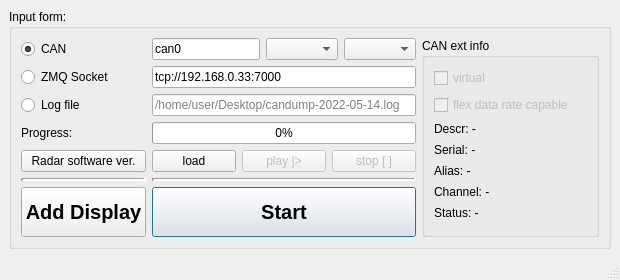
<?xml version="1.0" encoding="UTF-8"?>
<ui version="4.0">
 <class>MainWindow</class>
 <widget class="QMainWindow" name="MainWindow">
  <property name="windowModality">
   <enum>Qt::ApplicationModal</enum>
  </property>
  <property name="geometry">
   <rect>
    <x>0</x>
    <y>0</y>
    <width>620</width>
    <height>280</height>
   </rect>
  </property>
  <property name="maximumSize">
   <size>
    <width>620</width>
    <height>280</height>
   </size>
  </property>
  <property name="focusPolicy">
   <enum>Qt::ClickFocus</enum>
  </property>
  <property name="windowTitle">
   <string>RadarVisual</string>
  </property>
  <property name="windowIcon">
   <iconset>
    <normaloff>icon.ico</normaloff>icon.ico</iconset>
  </property>
  <widget class="QWidget" name="centralwidget">
   <layout class="QGridLayout" name="gridLayout_3">
    <item row="0" column="0">
     <widget class="QGroupBox" name="gBInput">
      <property name="title">
       <string>Input form:</string>
      </property>
      <layout class="QGridLayout" name="gridLayout_2">
       <item row="3" column="0">
        <widget class="QLabel" name="lProgress">
         <property name="text">
          <string>Progress:</string>
         </property>
        </widget>
       </item>
       <item row="1" column="0">
        <widget class="QRadioButton" name="rBInpZMQ">
         <property name="text">
          <string>ZMQ Socket</string>
         </property>
        </widget>
       </item>
       <item row="6" column="0">
        <widget class="QPushButton" name="pBAddDisplay">
         <property name="sizePolicy">
          <sizepolicy hsizetype="Minimum" vsizetype="Expanding">
           <horstretch>0</horstretch>
           <verstretch>0</verstretch>
          </sizepolicy>
         </property>
         <property name="font">
          <font>
           <pointsize>15</pointsize>
           <bold>true</bold>
          </font>
         </property>
         <property name="text">
          <string>Add Display</string>
         </property>
        </widget>
       </item>
       <item row="4" column="1">
        <layout class="QHBoxLayout" name="hLButtons">
         <item>
          <widget class="QPushButton" name="pBLoadFile">
           <property name="sizePolicy">
            <sizepolicy hsizetype="Minimum" vsizetype="Fixed">
             <horstretch>0</horstretch>
             <verstretch>0</verstretch>
            </sizepolicy>
           </property>
           <property name="text">
            <string>load</string>
           </property>
          </widget>
         </item>
         <item>
          <widget class="QPushButton" name="pBPlayFile">
           <property name="enabled">
            <bool>false</bool>
           </property>
           <property name="sizePolicy">
            <sizepolicy hsizetype="Minimum" vsizetype="Fixed">
             <horstretch>0</horstretch>
             <verstretch>0</verstretch>
            </sizepolicy>
           </property>
           <property name="text">
            <string>play |&gt;</string>
           </property>
          </widget>
         </item>
         <item>
          <widget class="QPushButton" name="pBStopFile">
           <property name="enabled">
            <bool>false</bool>
           </property>
           <property name="sizePolicy">
            <sizepolicy hsizetype="Minimum" vsizetype="Fixed">
             <horstretch>0</horstretch>
             <verstretch>0</verstretch>
            </sizepolicy>
           </property>
           <property name="text">
            <string>stop [ ]</string>
           </property>
          </widget>
         </item>
        </layout>
       </item>
       <item row="5" column="1">
        <widget class="Line" name="lnSep2">
         <property name="sizePolicy">
          <sizepolicy hsizetype="Minimum" vsizetype="Maximum">
           <horstretch>0</horstretch>
           <verstretch>0</verstretch>
          </sizepolicy>
         </property>
         <property name="lineWidth">
          <number>3</number>
         </property>
         <property name="orientation">
          <enum>Qt::Horizontal</enum>
         </property>
        </widget>
       </item>
       <item row="3" column="1">
        <widget class="QProgressBar" name="progressBar">
         <property name="value">
          <number>0</number>
         </property>
        </widget>
       </item>
       <item row="0" column="0">
        <widget class="QRadioButton" name="rBInpCAN">
         <property name="text">
          <string>CAN</string>
         </property>
         <property name="checked">
          <bool>true</bool>
         </property>
        </widget>
       </item>
       <item row="1" column="1">
        <widget class="QLineEdit" name="lEInpZmq">
         <property name="sizePolicy">
          <sizepolicy hsizetype="Minimum" vsizetype="Fixed">
           <horstretch>0</horstretch>
           <verstretch>0</verstretch>
          </sizepolicy>
         </property>
         <property name="toolTip">
          <string>tcp://192.168.0.33:7000</string>
         </property>
         <property name="toolTipDuration">
          <number>5000</number>
         </property>
         <property name="text">
          <string>tcp://192.168.0.33:7000</string>
         </property>
         <property name="placeholderText">
          <string>tcp://192.168.0.33:7000</string>
         </property>
        </widget>
       </item>
       <item row="6" column="1">
        <widget class="QPushButton" name="pBStart">
         <property name="sizePolicy">
          <sizepolicy hsizetype="Minimum" vsizetype="Expanding">
           <horstretch>0</horstretch>
           <verstretch>0</verstretch>
          </sizepolicy>
         </property>
         <property name="font">
          <font>
           <pointsize>15</pointsize>
           <bold>true</bold>
          </font>
         </property>
         <property name="text">
          <string>Start</string>
         </property>
         <property name="default">
          <bool>true</bool>
         </property>
        </widget>
       </item>
       <item row="5" column="0">
        <widget class="Line" name="lnSep1">
         <property name="lineWidth">
          <number>3</number>
         </property>
         <property name="orientation">
          <enum>Qt::Horizontal</enum>
         </property>
        </widget>
       </item>
       <item row="4" column="0">
        <widget class="QPushButton" name="pBSoftVersID">
         <property name="text">
          <string>Radar software ver.</string>
         </property>
        </widget>
       </item>
       <item row="2" column="0">
        <widget class="QRadioButton" name="rBInpFile">
         <property name="text">
          <string>Log file</string>
         </property>
        </widget>
       </item>
       <item row="0" column="1">
        <layout class="QHBoxLayout" name="hLInputs">
         <item>
          <widget class="QLineEdit" name="lEInpCAN">
           <property name="sizePolicy">
            <sizepolicy hsizetype="Minimum" vsizetype="Fixed">
             <horstretch>0</horstretch>
             <verstretch>0</verstretch>
            </sizepolicy>
           </property>
           <property name="toolTip">
            <string>can0; vcan1; emuccan0</string>
           </property>
           <property name="toolTipDuration">
            <number>5000</number>
           </property>
           <property name="text">
            <string>can0</string>
           </property>
           <property name="placeholderText">
            <string>can0; vcan1; emuccan0</string>
           </property>
          </widget>
         </item>
         <item>
          <widget class="QComboBox" name="cBCanPlugin">
           <property name="sizePolicy">
            <sizepolicy hsizetype="Preferred" vsizetype="Fixed">
             <horstretch>0</horstretch>
             <verstretch>0</verstretch>
            </sizepolicy>
           </property>
          </widget>
         </item>
         <item>
          <widget class="QComboBox" name="cBCanName">
           <property name="sizePolicy">
            <sizepolicy hsizetype="Preferred" vsizetype="Fixed">
             <horstretch>0</horstretch>
             <verstretch>0</verstretch>
            </sizepolicy>
           </property>
          </widget>
         </item>
        </layout>
       </item>
       <item row="2" column="1">
        <widget class="QLineEdit" name="lEInpFile">
         <property name="sizePolicy">
          <sizepolicy hsizetype="Minimum" vsizetype="Fixed">
           <horstretch>0</horstretch>
           <verstretch>0</verstretch>
          </sizepolicy>
         </property>
         <property name="placeholderText">
          <string>/home/user/Desktop/candump-2022-05-14.log</string>
         </property>
        </widget>
       </item>
       <item row="0" column="2" rowspan="7">
        <widget class="QGroupBox" name="gBCanExtInfo">
         <property name="sizePolicy">
          <sizepolicy hsizetype="Expanding" vsizetype="Preferred">
           <horstretch>0</horstretch>
           <verstretch>0</verstretch>
          </sizepolicy>
         </property>
         <property name="title">
          <string>CAN ext info</string>
         </property>
         <layout class="QGridLayout" name="gridLayout">
          <item row="1" column="0">
           <widget class="QCheckBox" name="isFlexibleDataRateCapable">
            <property name="enabled">
             <bool>false</bool>
            </property>
            <property name="sizePolicy">
             <sizepolicy hsizetype="Minimum" vsizetype="Fixed">
              <horstretch>0</horstretch>
              <verstretch>0</verstretch>
             </sizepolicy>
            </property>
            <property name="text">
             <string>flex data rate capable</string>
            </property>
           </widget>
          </item>
          <item row="2" column="0">
           <widget class="QLabel" name="descriptionLabel">
            <property name="sizePolicy">
             <sizepolicy hsizetype="Minimum" vsizetype="Fixed">
              <horstretch>0</horstretch>
              <verstretch>0</verstretch>
             </sizepolicy>
            </property>
            <property name="text">
             <string>Descr: -</string>
            </property>
           </widget>
          </item>
          <item row="0" column="0">
           <widget class="QCheckBox" name="isVirtual">
            <property name="enabled">
             <bool>false</bool>
            </property>
            <property name="sizePolicy">
             <sizepolicy hsizetype="Minimum" vsizetype="Fixed">
              <horstretch>0</horstretch>
              <verstretch>0</verstretch>
             </sizepolicy>
            </property>
            <property name="text">
             <string>virtual</string>
            </property>
           </widget>
          </item>
          <item row="4" column="0">
           <widget class="QLabel" name="aliasLabel">
            <property name="sizePolicy">
             <sizepolicy hsizetype="Minimum" vsizetype="Fixed">
              <horstretch>0</horstretch>
              <verstretch>0</verstretch>
             </sizepolicy>
            </property>
            <property name="text">
             <string>Alias: -</string>
            </property>
           </widget>
          </item>
          <item row="3" column="0">
           <widget class="QLabel" name="serialNumberLabel">
            <property name="sizePolicy">
             <sizepolicy hsizetype="Minimum" vsizetype="Fixed">
              <horstretch>0</horstretch>
              <verstretch>0</verstretch>
             </sizepolicy>
            </property>
            <property name="text">
             <string>Serial: -</string>
            </property>
           </widget>
          </item>
          <item row="5" column="0">
           <widget class="QLabel" name="channelLabel">
            <property name="sizePolicy">
             <sizepolicy hsizetype="Minimum" vsizetype="Fixed">
              <horstretch>0</horstretch>
              <verstretch>0</verstretch>
             </sizepolicy>
            </property>
            <property name="text">
             <string>Channel: -</string>
            </property>
           </widget>
          </item>
          <item row="6" column="0">
           <widget class="QLabel" name="lStatus">
            <property name="sizePolicy">
             <sizepolicy hsizetype="Minimum" vsizetype="Maximum">
              <horstretch>0</horstretch>
              <verstretch>0</verstretch>
             </sizepolicy>
            </property>
            <property name="text">
             <string>Status: -</string>
            </property>
            <property name="wordWrap">
             <bool>true</bool>
            </property>
           </widget>
          </item>
         </layout>
        </widget>
       </item>
      </layout>
     </widget>
    </item>
   </layout>
  </widget>
  <widget class="QStatusBar" name="statBar"/>
 </widget>
 <resources/>
 <connections/>
</ui>
